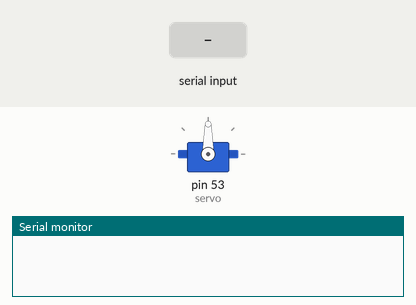
Simulated run of this sketch. Board: Arduino Mega 2560, built with avr-gcc and run on an emulated ATmega2560. On the bench: servo, the last lines printed to the serial monitor. The inputs (shaded band) are chosen by the test bench.

Above: at 2.2 s.
2.3 s: "1" received over the second serial link
At 2.8 s:
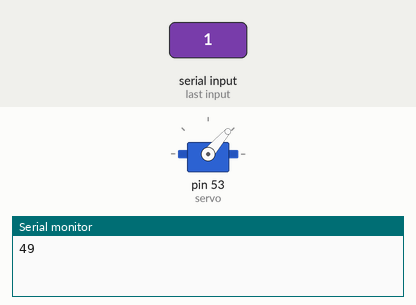
3.8 s: "0" received over the second serial link
At 4.1 s:
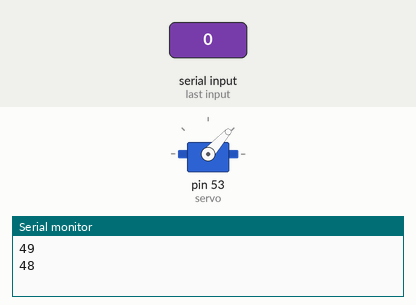
Timing chart, 0 to 6.8 s (numbered marks = the images above; inputs shaded):
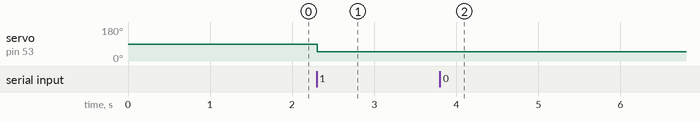

The sketch:

serva.ino
```cpp
#include <Servo.h>
Servo servo;
void setup() {
  Serial1.begin(115200);
   Serial.begin(115200);
  servo.attach(53);
  delay(1000);

}

void loop() {

  if(Serial1.available()){
    int angle= Serial1.read();
    Serial.println(angle);
    servo.write(angle);
  }
/* for(int i = 45; i<135;i++){
  servo.write(i);
  delay(15);
 }
for(int i=135; i>45;i--){
  servo.write(i);
  delay(15);

 }
 //servo.write(90);*/
 delay(10);
}
```

Measured:
- after the input at 2.3 s, servo on pin 53 (servo): 90° → 49° at once
- after the input at 3.8 s, servo on pin 53 (servo): 49° → 48° at once
